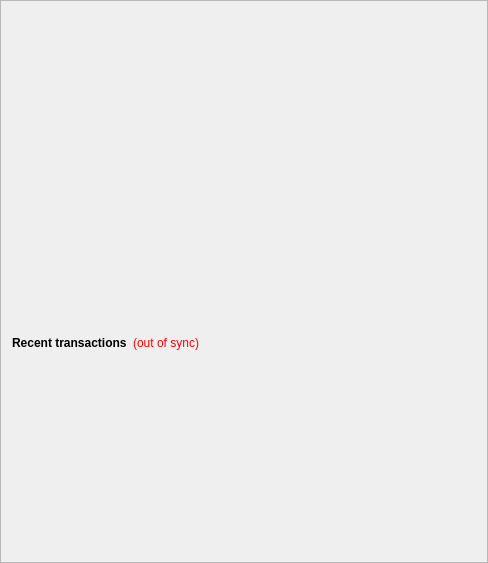
        <widget class="QFrame" name="frame_2">
         <property name="frameShape">
          <enum>QFrame::StyledPanel</enum>
         </property>
         <property name="frameShadow">
          <enum>QFrame::Raised</enum>
         </property>
         <layout class="QVBoxLayout" name="verticalLayout">
          <item>
           <spacer name="verticalSpacer_3">
            <property name="orientation">
             <enum>Qt::Vertical</enum>
            </property>
            <property name="sizeType">
             <enum>QSizePolicy::Fixed</enum>
            </property>
            <property name="sizeHint" stdset="0">
             <size>
              <width>20</width>
              <height>75</height>
             </size>
            </property>
           </spacer>
          </item>
          <item>
           <widget class="QLabel" name="labelOverviewHeaderRight">
            <property name="minimumSize">
             <size>
              <width>464</width>
              <height>240</height>
             </size>
            </property>
            <property name="maximumSize">
             <size>
              <width>16777215</width>
              <height>240</height>
             </size>
            </property>
            <property name="alignment">
             <set>Qt::AlignCenter</set>
            </property>
            <property name="margin">
             <number>5</number>
            </property>
           </widget>
          </item>
          <item>
           <layout class="QHBoxLayout" name="horizontalLayout_2">
            <item>
             <widget class="QLabel" name="label_4">
              <property name="font">
               <font>
                <weight>75</weight>
                <bold>true</bold>
               </font>
              </property>
              <property name="text">
               <string>Recent transactions</string>
              </property>
             </widget>
            </item>
            <item>
             <widget class="QLabel" name="labelTransactionsStatus">
              <property name="cursor">
               <cursorShape>WhatsThisCursor</cursorShape>
              </property>
              <property name="toolTip">
               <string>The displayed information may be out of date. Your wallet automatically synchronizes with the Millenniumclubcoin network after a connection is established, but this process has not completed yet.</string>
              </property>
              <property name="styleSheet">
               <string notr="true">QLabel { color: red; }</string>
              </property>
              <property name="text">
               <string notr="true">(out of sync)</string>
              </property>
              <property name="alignment">
               <set>Qt::AlignRight|Qt::AlignTrailing|Qt::AlignVCenter</set>
              </property>
             </widget>
            </item>
            <item>
             <spacer name="horizontalSpacer">
              <property name="orientation">
               <enum>Qt::Horizontal</enum>
              </property>
              <property name="sizeHint" stdset="0">
               <size>
                <width>40</width>
                <height>20</height>
               </size>
              </property>
             </spacer>
            </item>
           </layout>
          </item>
          <item>
           <widget class="QListView" name="listTransactions">
            <property name="styleSheet">
             <string notr="true">QListView { background: transparent; }</string>
            </property>
            <property name="frameShape">
             <enum>QFrame::NoFrame</enum>
            </property>
            <property name="verticalScrollBarPolicy">
             <enum>Qt::ScrollBarAlwaysOff</enum>
            </property>
            <property name="horizontalScrollBarPolicy">
             <enum>Qt::ScrollBarAlwaysOff</enum>
            </property>
            <property name="selectionMode">
             <enum>QAbstractItemView::NoSelection</enum>
            </property>
           </widget>
          </item>
         </layout>
        </widget>
